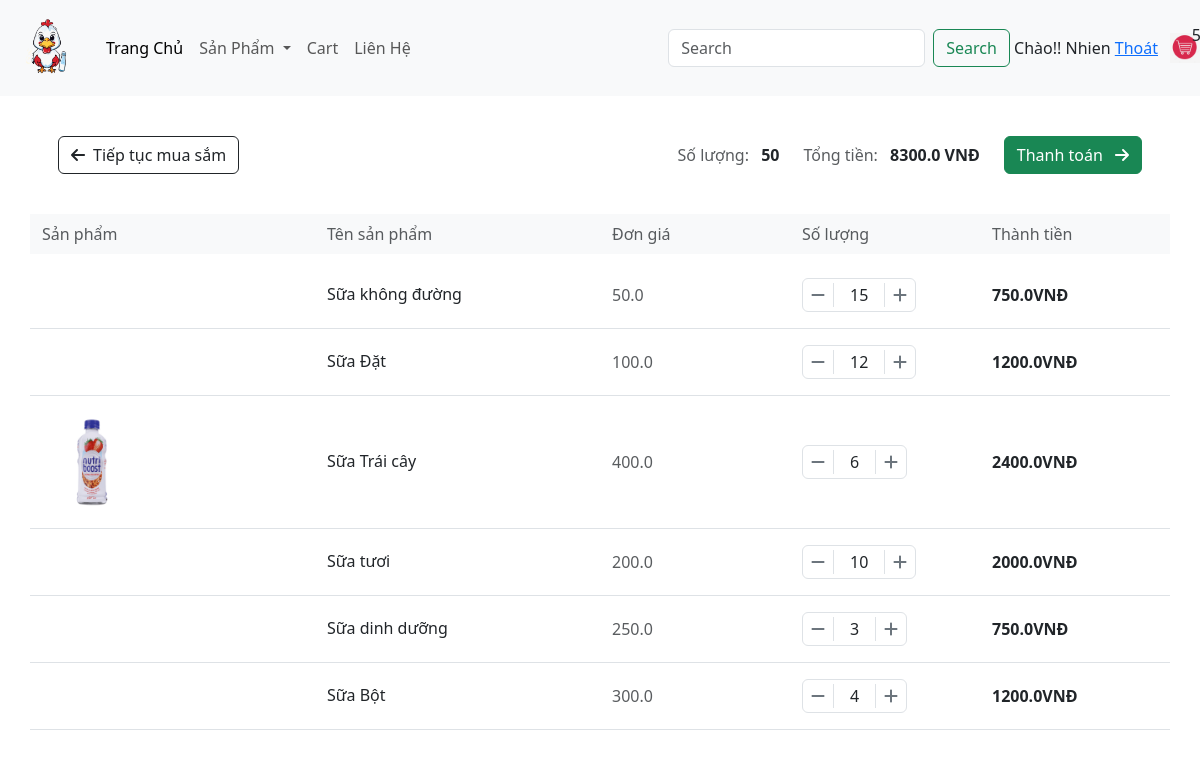
The app's page /cart/ (signed in) with its own data.
### app/models.py (models this page shows, shortened)
class Order(models.Model):
    Customer = models.ForeignKey(User, on_delete=models.SET_NULL, null=True, blank=False)
    date_order = models.DateTimeField(auto_now_add=True)
    complete = models.BooleanField(default=False, null=True, blank=False)
    transaction_id = models.CharField(max_length=200, null = True)
    @property
    def get_cart_items(self):
        orderitems = self.orderitem_set.all()
        total = sum([item.quantity for item in orderitems ])
        return total
    @property
    def get_cart_total(self):
        orderitems = self.orderitem_set.all()
        total = sum([item.get_total for item in orderitems ])
        return total

class OrderItem(models.Model):
    product = models.ForeignKey(Product, on_delete=models.SET_NULL,blank=True, null=True)
    order = models.ForeignKey(Order, on_delete=models.SET_NULL,blank=True, null=True)
    quantity = models.IntegerField(default=0, null=True, blank=False)
    date_added = models.DateTimeField(auto_now_add=True)
    @property
    def get_total(self):
        total = self.product.price * self.quantity
        return total

class Product(models.Model):
    category = models.ManyToManyField(Category,related_name='products')
    name = models.CharField(max_length=200, null=True)
    price = models.FloatField()
    digital = models.BooleanField(default=False, null=True, blank=False)
    image = models.ImageField(null=True, blank=True)
    detail = models.TextField(null=True, blank=True)
    @property
    def ImageURL(self):
        try:
            url = self.image.url
        except:
            url = ''
        return url

### app/views.py (the view)
# urls.py: path('cart/', views.cart, name="cart"),
def cart(request):
    if request.user.is_authenticated:
        customer = request.user
        order, created = Order.objects.get_or_create(Customer=customer, complete=False)
        items = order.orderitem_set.all()
        cartItems = order.get_cart_items
        user_login = "show"
        User_not_login = "hidden"
    else:
        items = []
        order = {'get_cart_total': 0, 'get_cart_items': 0}
        cartItems = order['get_cart_items']
        user_login = "hidden"
        User_not_login = "show"
    categories = Category.objects.filter(is_sub=False)
    context = {'items': items, 'order': order,'user_login':user_login,'User_not_login':User_not_login,'cartItems':cartItems,'categories':categories}
    return render(request, 'app/cart.html', context)

### app/templates/app/cart.html (shortened to what this page needs)
{% extends 'app/base.html' %}
{% load static %}
{% block cart_content %}
<div class="container py-4" style='width:100%'>
	<div class="row mb-4">
		<div class="col-12">
			<div class="box-element p-3">
				<div class="d-flex justify-content-between align-items-center">
					<a class="btn btn-outline-dark" href="{% url 'home' %}">
						<i class="fas fa-arrow-left me-2"></i>Tiếp tục mua sắm
					</a>
					<div class="d-flex align-items-center">
						<div class="me-4">
							<span class="text-muted">Số lượng:</span>
							<strong class="ms-2">{{order.get_cart_items}}</strong>
						</div>
						<div class="me-4">
							<span class="text-muted">Tổng tiền:</span>
							<strong class="ms-2">{{order.get_cart_total}} VNĐ</strong>
						</div>
						<a class="btn btn-success" href="{% url 'checkout' %}">
							Thanh toán <i class="fas fa-arrow-right ms-2"></i>
						</a>
					</div>
				</div>
			</div>
		</div>
	</div>
	<div class="row bg-light py-2 mb-2 d-none d-md-flex">
		<div class="col-md-3 text-muted">Sản phẩm</div>
		<div class="col-md-3 text-muted">Tên sản phẩm</div>
		<div class="col-md-2 text-muted">Đơn giá</div>
		<div class="col-md-2 text-muted">Số lượng</div>
		<div class="col-md-2 text-muted">Thành tiền</div>
	</div>
	{% for item in items %}
	<div class="row py-3 border-bottom align-items-center"data-product="{{item.product.id}}">
		<div class="col-md-3 col-6">
			<img class="img-fluid rounded" style="max-width: 100px;" src="{{item.product.ImageURL}}">
		</div>
		<div class="col-md-3 col-6">
			<h6 class="mb-0">{{item.product.name}}</h6>
		</div>
		<div class="col-md-2 col-4 mt-3 mt-md-0">
			<span class="text-muted">{{item.product.price}} </span>
		</div>
		<div class="col-md-2 col-4 mt-3 mt-md-0">
			<div class="quantity-wrapper d-flex align-items-center">
				<div class="quantity-controls d-flex align-items-center border rounded">
					<button class="btn btn-quantity px-2 py-1" data-action="remove">
						<i class="fas fa-minus"></i>
					</button>
					<span class="quantity px-3">{{item.quantity}}</span>
					<button class="btn btn-quantity px-2 py-1" data-action="add">
						<i class="fas fa-plus"></i>
					</button>
				</div>
			</div>
		</div>
		<div class="col-md-2 col-4 mt-3 mt-md-0">
			<strong>{{item.get_total}}VNĐ</strong>
		</div>
	</div>
	{% endfor %}
</div>
{% endblock cart_content %}

### app/templates/app/base.html (shortened to what this page needs)
{% load static%}
<!DOCTYPE html>
<html>
    <head>
        <link href="https://cdn.jsdelivr.net/npm/bootstrap@5.3.3/dist/css/bootstrap.min.css" rel="stylesheet">
        <link href-"{%static 'app/css/style.css'%}" rel="stylesheet" />
        <link href-"{%static 'app/css/owl.carousel.min.csscss'%}" rel="stylesheet" />
        <link href-"{%static 'app/css/all.min.css'%}" rel="stylesheet" />
         <link ref="stylesheet" href="htpp://stackpath.bootstrapcdn.com/bootstrap/4.5.2/css/bootstrap.min.css">
                <link ref="stylesheet" type="text/css" href="{%static 'app/css/main.css'%}">
        <link rel="stylesheet" href="">
    </head>
    <body>
        <nav class="navbar navbar-expand-lg bg-light">
            <div class="container-fluid">
               <a class="navbar-brand" href="{% url 'home' %}">
              <img src="{% static 'app/images/logo.png' %}" width="70" height="70">
              <div class="collapse navbar-collapse" id="navbarSupportedContent">
                <ul class="navbar-nav me-auto mb-2 mb-lg-0">
                  <li class="nav-item">
                    <a class="nav-link active" aria-current="page" href="{% url 'home' %}">Trang Chủ</a>
                  </li>
                  <li class="nav-item dropdown">
                    <a class="nav-link dropdown-toggle" href="#" role="button" data-bs-toggle="dropdown" aria-expanded="false">
                      Sản Phẩm
                    </a>
                    <li class="nav-item">
                      <a class="nav-link" href="{% url 'cart'%}">Cart</a>
                    </li>
                  </li>
                  <li class="nav-item">
                    <a class="nav-link" href="#">Liên Hệ</a>
                  </li>
                </ul>
                <form class="d-flex" role="search" method= POST action="{% url 'search' %}">
                  <input class="form-control me-2" type="search" placeholder="Search" aria-label="Search" name="searched">
                  <button class="btn btn-outline-success" type="submit">Search</button>
                </form>
              </div>
              {% if user.is_authenticated %}
              <div class="form inline my-2 my-lg-0">
                <span>&nbspChào!! {{ request.user }} </span>
                <span><a href="{% url 'logout' %}">Thoát</a></span>
              </div>
              {% else %}
              <div class="form inline my-2 my-lg-0">
                <span><a href="{% url 'login' %}">&nbspĐăng nhập</a></span>
                <span><a href="{% url 'register' %}">Đăng ký</a></span>
              </div>
              {% endif %}
            </div>
                 <div class="form-inline my-2 my-1g-0 position-relative">
                   <a href="{% url 'cart' %}"><img id="cart-icon" src="{% static 'app/images/cart.jpeg'%}" style="width: 30px; height: 30px;"></a>
                   <p id="cart-total" style="position: absolute; top: -10px; right: -10px; margin: 0;">{{cartItems}}</p>
                </div>
          </nav>
          {% block cart_content %} {% endblock cart_content %}
    </body>
</html>

### app/templates/app/cart.html (style rules this page uses)
.quantity-controls { background-color: #fff; }
.btn-quantity { border: none; background: none; color: #6c757d; transition: all 0.2s; }
.quantity { min-width: 30px; text-align: center; font-weight: 500; border-left: 1px solid #dee2e6; border-right: 1px solid #dee2e6; }

### records on screen
Order: get_cart_items "50", get_cart_total "8300.0"
OrderItem: product.name "Sữa không đường", product.price "50.0", quantity "15", get_total "750.0"
OrderItem: product.name "Sữa Đặt", product.price "100.0", quantity "12", get_total "1200.0"
OrderItem: product.ImageURL (picture), product.name "Sữa Trái cây", product.price "400.0", quantity "6", get_total "2400.0"
OrderItem: product.name "Sữa tươi", product.price "200.0", quantity "10", get_total "2000.0"
OrderItem: product.name "Sữa dinh dưỡng", product.price "250.0", quantity "3", get_total "750.0"
OrderItem: product.name "Sữa Bột", product.price "300.0", quantity "4", get_total "1200.0"

### other values on screen
{{ request.user }} "Nhien"
